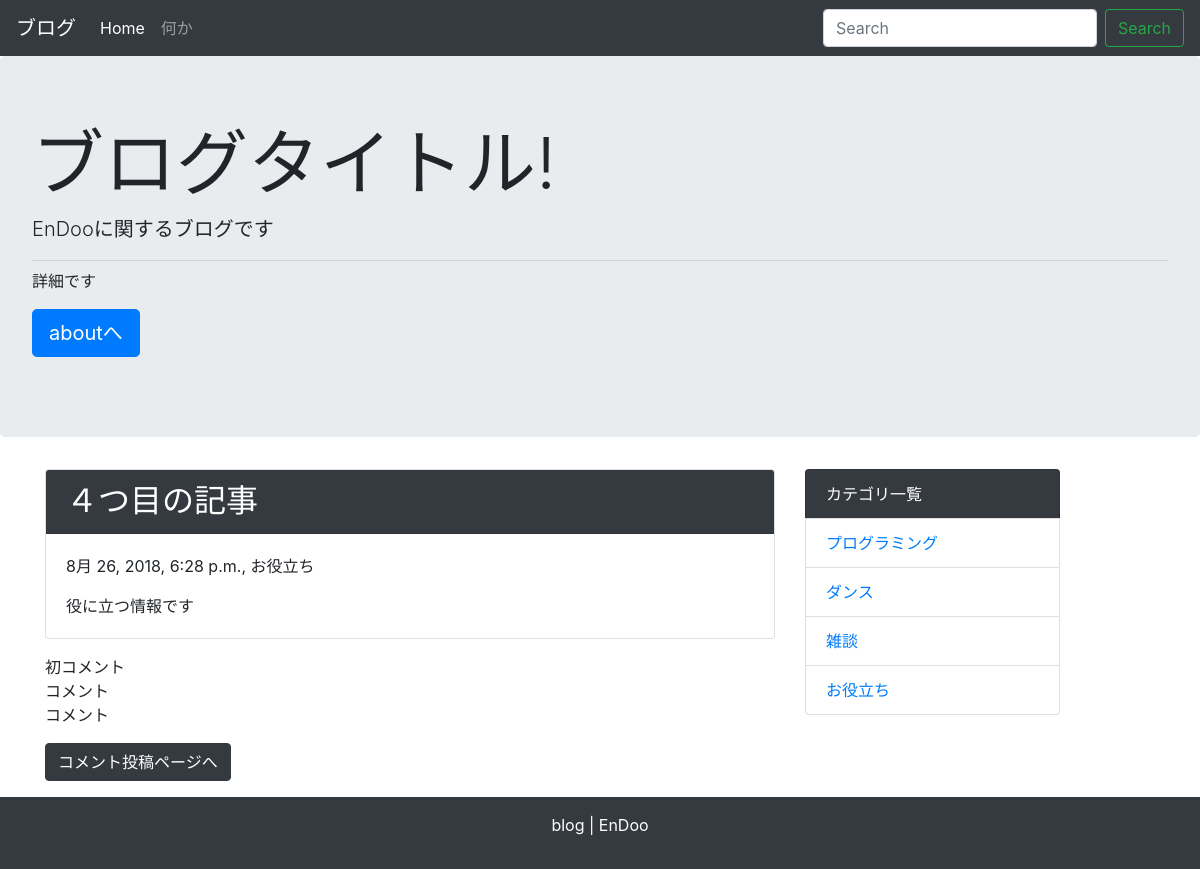
/detail/4/, run on the app's committed database.
### blog/models.py (models this page shows, shortened)
class Post(models.Model):
    title = models.CharField('タイトル', max_length=255)
    text = models.TextField('本文')
    created_at = models.DateTimeField('作成日', default=timezone.now)
    category = models.ForeignKey(Category, verbose_name='カテゴリ', on_delete=models.PROTECT)

class Category(models.Model):
    name = models.CharField('カテゴリ名', max_length=255)
    created_at = models.DateTimeField('作成日', default=timezone.now)
    def __str__(self):
        return self.name

class Comment(models.Model):
    name = models.CharField('お名前', max_length=30, default='名無し')
    text = models.TextField('本文')
    post = models.ForeignKey(Post, verbose_name='紐づく記事', on_delete=models.PROTECT)
    created_at = models.DateTimeField('作成日', default=timezone.now)

### blog/views.py (the view)
# urls.py: path('detail/<int:pk>/', views.DetailView.as_view(), name='detail'),
class DetailView(generic.DetailView):
    model = Post

### blog/context_processors.py (called while the page is built)
def common(request):
    context = {
        'category_list': Category.objects.all(),
    }
    return context

### blog/templates/blog/post_detail.html
<!doctype html>
{% extends 'blog/base.html' %}
{% block content %}
<div class="card mb-3">
  <h2 class="card-header bg-dark text-white">{{ post.title }}</h2>
  <div class="card-body">
    <p>{{ post.created_at }}, {{ post.category }}</p>
    {{ post.text | linebreaksbr | urlize}}
  </div>
</div>
{% for comment in post.comment_set.all %}
  <p>
    {{ comment.name }}<br>
    {{ comment.text | linebreaksbr }}
  </p>
{% endfor %}
<p><a class="btn btn-dark" href="{% url 'blog:comment' post.pk %}">コメント投稿ページへ</a></p>
{% endblock %}

### blog/templates/blog/base.html (shortened to what this page needs)
<!doctype html>
<html lang="ja">
  <head>
    <link rel="stylesheet" href="https://maxcdn.bootstrapcdn.com/bootstrap/4.0.0-beta.2/css/bootstrap.min.css">
  </head>
  <body>
    <nav class="navbar navbar-expand-lg navbar-dark bg-dark">
      <a class="navbar-brand" href="#">ブログ</a>
      <div class="collapse navbar-collapse" id="navbarSupportedContent">
        <ul class="navbar-nav mr-auto">
          <li class="nav-item active">
            <a class="nav-link" href="{% url 'blog:index' %}">Home</a>
          </li>
          <li class="nav-item">
            <a class="nav-link" href="#!">何か</a>
          </li>
        </ul>
        <form class="form-inline my-2 my-lg-0" method="GET" action="{% url 'blog:index' %}">
          <input class="form-control mr-sm-2" type="text" placeholder="Search" aria-label="Search" name="keyword">
          <button class="btn btn-outline-success my-2 my-sm-0" type="submit">Search</button>
        </form>
      </div>
    </nav>
    <div class="jumbotron">
      <h1 class="display-3">ブログタイトル!</h1>
      <p class="lead">EnDooに関するブログです</p>
      <hr class="my-2">
      <p>詳細です</p>
      <p class="lead">
        <a class="btn btn-primary btn-lg" href="#!" role="button">aboutへ</a>
      </p>
    </div>
    <div class="container">
      <div class="row">
        <div class="col-md-8">
          {% block content %}
          {% endblock %}
        </div>
        <div class="col-md-3">
          <ul class="list-group">
            <li class="list-group-item bg-dark text-white">カテゴリ一覧</li>
            {% for category in category_list %}
              <li class="list-group-item"><a href="{% url 'blog:category' category.pk %}">{{ category }}</a></li>
            {% endfor %}
          </ul>
        </div>
      </div>
    </div>
    <footer class="bg-dark text-white text-center py-3">
      <p>blog | EnDoo</p>
    </footer>
  </body>
</html>

### data on the page
Post: title "４つ目の記事", created_at "8月 26, 2018, 6:28 p.m.", category "お役立ち", text "役に立つ情報です"
Comment: name "初コメント", text "コメント コメント"
Category: name "プログラミング"
Category: name "ダンス"
Category: name "雑談"
Category: name "お役立ち"
